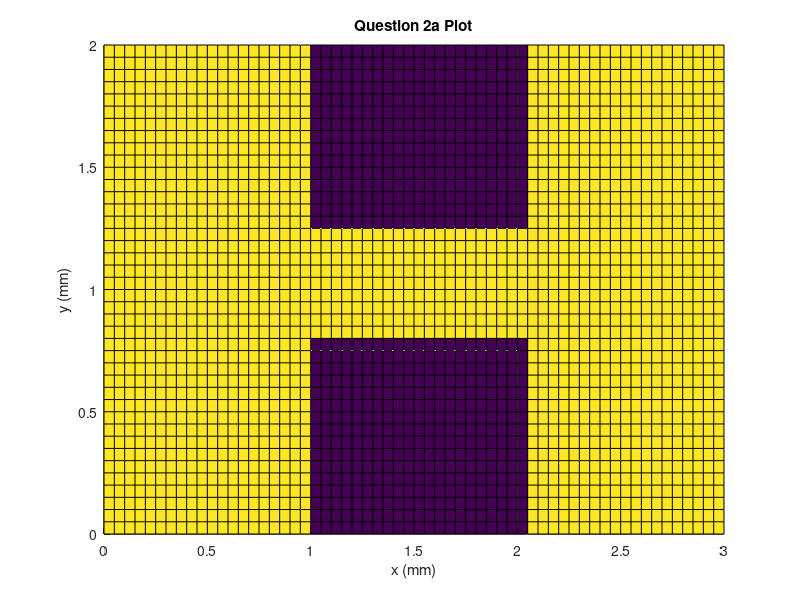
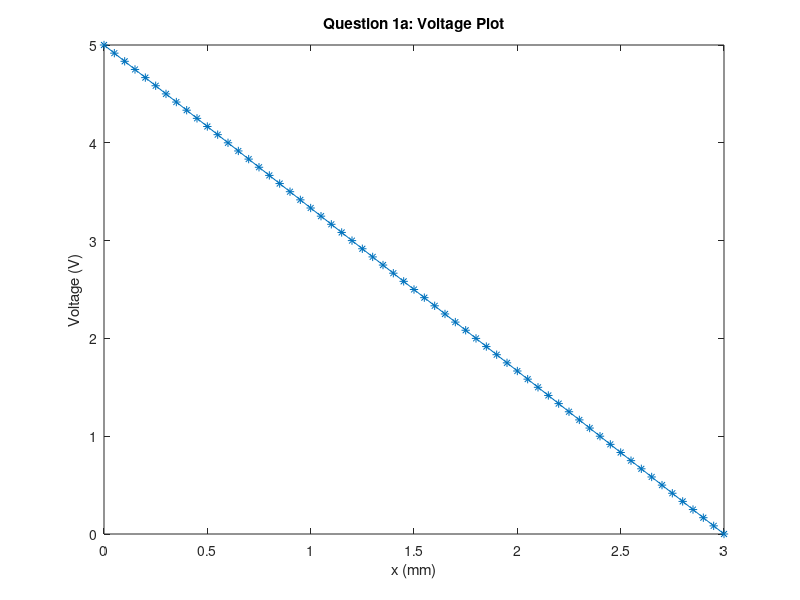
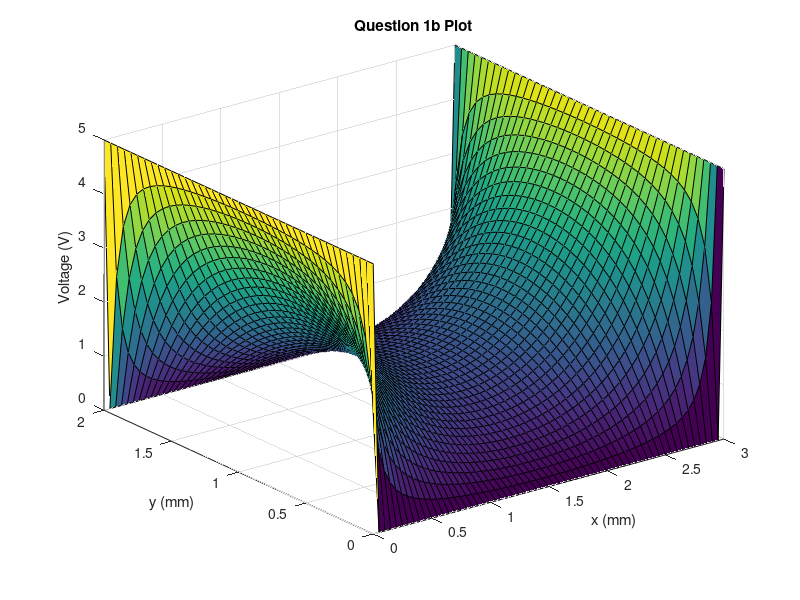
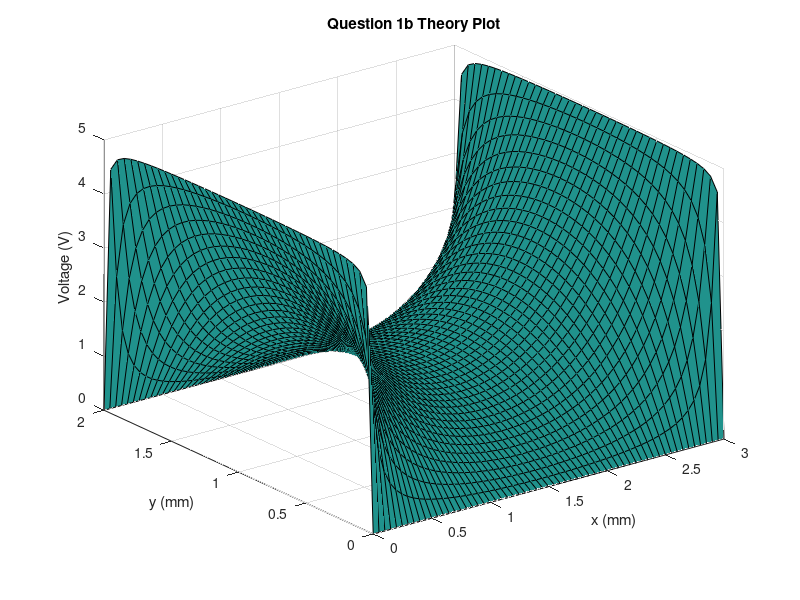

The MATLAB source for these figures, in order: (Note: a time limit stopped this script after it produced the figures.)
function [] = assignment2()
clear
clc
close all

board.h = 0.05; %mm
board.L = 3; %mm
board.W = 2; %mm
board.Vo = 5; %V
board.Lb = 1; %mm
board.Wb = 0.75; %mm
board.sigBox = 1e-2; %S
board.sigOut = 1; %s
board = initializeBoard(board,true);

question1A(board);
question1b(board);
question1bTheory(board);
question2a(board,true);
board.h = 0.1; %mm
board = initializeBoard(board);
question2b(board);
question2c(board);
question2d(board);

end

function [] = question2b(board)
N = 100;
x = linspace(0.05,1,N);
y = zeros(1,N);
for n = 1:N
    board.h = x(n);
    board = initializeBoard(board);    
    y(n) = question2a(board);
end
h = figure;
plot(x,y,'*-');
xlabel('Mesh Size (mm)');
ylabel('Current (I)');
title('Question 2b: Current vs Mesh Size');
grid on;
saveas(h,'2b.png');

end

function [] = question2c(board)
N = 100;
x = linspace(0,board.W,N);
y = zeros(1,N);
for n = 1:N
    board.Wb = (board.W - x(n))/2;
    board = initializeBoard(board);    
    y(n) = question2a(board);
end
h = figure;
plot(x,y,'*-');
xlabel('Bottle Neck Width (mm)');
ylabel('Current (I)');
title('Question 2c: Current vs Bottle Neck Width');
grid on;
saveas(h,'2c.png');
end

function [] = question2d(board)
N = 100000;
x = zeros(1,N);
y = zeros(1,N);

currentPercent = 0;
tic;
for n = 1:N
    board.sigBox = generateRand(0,1);
    board.Wb = generateRand(0,board.W/2);
    board.Lb = generateRand(0,board.L);
    board = initializeBoard(board); 
    x(n) = board.sigAv;
    y(n) = question2a(board);
    
    tmp = floor(n*100/N);
    if tmp > currentPercent
        currDuration = toc;
        ETR = currDuration*(N-n)/n;
        fprintf('%d %% Complete, ETR: %f min\n',tmp,ETR/60);
        currentPercent = tmp;
    end
end
h = figure;
plot(x,y,'.');
xlabel('Conductivity (S)');
ylabel('Current (I)');
title('Question 2d: Current vs Average Conductivity');
grid on;
saveas(h,'2d.png');
end

function [out] = generateRand(a,b)
    out = rand()*(b-a) + a;
end

function [board] = initializeBoard(board,createPlot)
if nargin == 1
   createPlot = false; 
end

board.x = 0:board.h:board.L;
board.Nx = length(board.x);
board.y = 0:board.h:board.W;
board.Ny = length(board.y);
[board.X,board.Y] = meshgrid(board.x,board.y);
board.N = board.Nx*board.Ny;
board.sig = zeros(board.Ny,board.Nx);
board.xlim = [(board.L - board.Lb)/2,(board.L + board.Lb)/2];
board.ylim = [board.Wb,board.W - board.Wb];
I = board.X >= board.xlim(1) & board.X <= board.xlim(2) & ~(board.Y > board.ylim(1) & board.Y < board.ylim(2));
board.sig(I) = board.sigBox;
board.sig(~I) = board.sigOut;
board.sigAv = mean(board.sig,'all');

if ~createPlot
   return; 
end

h = figure;
surf(board.X,board.Y,board.sig);
xlabel('x (mm)');
ylabel('y (mm)');
zlabel('Conductance (S)');
title('Question 2a Plot');
view(0,90)
saveas(h,'2aS.png');
end

function [] = question1A(board)
G = spalloc(board.Nx,board.Nx,board.Nx*5);
B = zeros(board.Nx,1);
for n = 1:board.Nx
    if n == 1
        B(n) = board.Vo;
        G(n,n) = 1;
    elseif n == board.Nx
        B(n) = 0;
        G(n,n) = 1;
    else
        B(n) = 0;
        G(n,n) = -2;
        G(n,n + 1) = 1;
        G(n,n - 1) = 1;
    end
end

V = mldivide(G,B);
h = figure;
plot(board.x,V,'*-')
xlabel('x (mm)');
ylabel('Voltage (V)');
title('Question 1a: Voltage Plot');
saveas(h,'1a.png');
end

function [V] = question1b(board)
G = spalloc(board.N,board.N,board.N*5);
B = zeros(board.N,1);
for n = 1:board.N
    curr.n = n;
    [curr.y,curr.x] = getPosSpace(board.Nx,curr.n);
    if curr.x == 1 || curr.x == board.Nx
        B(curr.n) = board.Vo;
        G = assignG(board,curr,G,[0,0],1);
    elseif curr.y == 1 || curr.y == board.Ny
        G = assignG(board,curr,G,[0,0],1);
        B(curr.n) = 0;
    else
        G = assignG(board,curr,G,[0,0],-4);
        G = assignG(board,curr,G,[-1,0],1);
        G = assignG(board,curr,G,[+1,0],1);
        G = assignG(board,curr,G,[0,-1],1);
        G = assignG(board,curr,G,[0,+1],1);
        B(n) = 0;
    end
end

V = mldivide(G,B);
V = reshape(V,[board.Nx,board.Ny])';
h = figure;
surf(board.X,board.Y,V);
xlabel('x (mm)');
ylabel('y (mm)');
zlabel('Voltage (V)');
title('Question 1b Plot');
saveas(h,'1b.png');
end

function [] = question1bTheory(board)
V = zeros(board.Ny,board.Nx);
h = figure;
ax = subplot(1,1,1,'parent',h);
plt = surf(ax,board.X,board.Y,V);
xlabel(ax,'x (mm)');
ylabel(ax,'y (mm)');
zlabel(ax,'Voltage (V)');
title(ax,'Question 1b Theory Plot');

a = board.W;
b = board.L/2;
x = board.X - board.L/2;
y = board.Y;
for n = 1:2:79
    V = V + (4.*board.Vo./pi).*(cosh(n.*pi.*x./a)).*(sin(n.*pi.*y./a))./(n.*(cosh(n.*pi.*b./a)));
end
set(plt,'ZData',V);
saveas(h,'1bT.png');
end

function [I] = question2a(board,createPlot)
if nargin == 1
    createPlot = false;
end

G = spalloc(board.N,board.N,board.N*5);
B = zeros(board.N,1);
val = zeros(1,4);
for n = 1:board.N
    curr.n = n;
    [curr.y,curr.x] = getPosSpace(board.Nx,curr.n);
    if curr.x == 1
        B(curr.n) = board.Vo;
        G = assignG(board,curr,G,[0,0],1);
    elseif curr.x == board.Nx
        B(curr.n) = 0;
        G = assignG(board,curr,G,[0,0],1);
    elseif curr.y == 1
        [G,val(1)] = assignG(board,curr,G,[1,0]);
        [G,val(2)] = assignG(board,curr,G,[0,-1]);
        [G,val(3)] = assignG(board,curr,G,[0,+1]);
         G = assignG(board,curr,G,[0,0],-sum(val(1:3)));
        B(curr.n) = 0;
    elseif curr.y == board.Ny
        [G,val(1)] = assignG(board,curr,G,[-1,0]);
        [G,val(2)] = assignG(board,curr,G,[0,-1]);
        [G,val(3)] = assignG(board,curr,G,[0,+1]);
        G = assignG(board,curr,G,[0,0],-sum(val(1:3)));
        B(curr.n) = 0;
    else
        [G,val(1)] = assignG(board,curr,G,[-1,0]);
        [G,val(2)] = assignG(board,curr,G,[1,0]);
        [G,val(3)] = assignG(board,curr,G,[0,-1]);
        [G,val(4)] = assignG(board,curr,G,[0,+1]);
        G = assignG(board,curr,G,[0,0],-sum(val));
        B(curr.n) = 0;
    end
end

V = mldivide(G,B);
V = reshape(V,[board.Nx,board.Ny])';
[Ex,Ey] = gradient(V,board.h);
Ex = -Ex;
Ey = -Ey;
Jx = Ex.*board.sig;
Jy = Ey.*board.sig;
I = mean(Jx,'all')*board.W;

if ~createPlot
   return; 
end

tmp = zeros(board.Ny,board.Nx);

h = figure;
surf(board.X,board.Y,V);
xlabel('x (mm)');
ylabel('y (mm)');
zlabel('Voltage (V)');
title('Question 2a: Voltage Plot');
view(25,20)
saveas(h,'2aV.png');

h = figure;
quiver(board.X,board.Y,Ex,tmp);
hold on
drawLines(board);
axis([0,board.L,0,board.W]);
xlabel('x (mm)');
ylabel('y (mm)');
title('Question 2a: Ex Plot');
grid on
saveas(h,'2aEx.png');

h = figure;
quiver(board.X,board.Y,tmp,Ey);
hold on
drawLines(board);
axis([0,board.L,0,board.W]);
xlabel('x (mm)');
ylabel('y (mm)');
title('Question 2a: Ey Plot');
grid on
saveas(h,'2aEy.png');

h = figure;
quiver(board.X,board.Y,Jx,Jy);
hold on
drawLines(board);
axis([0,board.L,0,board.W]);
xlabel('x (mm)');
ylabel('y (mm)');
title('Question 2a: Current Density Plot');
grid on
saveas(h,'2aJ.png');
end

function [] = drawLines(board)
x = [0,board.xlim(1),board.xlim(1),board.xlim(2),board.xlim(2),board.L,board.L,board.xlim(2),board.xlim(2),board.xlim(1),board.xlim(1),0,0];
y = [0,0,board.ylim(1),board.ylim(1),0,0,board.W,board.W,board.ylim(2),board.ylim(2),board.W,board.W,0];
line(x,y,'Color','k');
end

function [G,val] = assignG(board,curr,G,delta,val)
eq = getEqSpace(board.Nx,curr.y + delta(1),curr.x + delta(2));
if eq <= 0 || eq > board.N
    return;
end
if nargin == 4
    val = mean(board.sig(curr.y + [0,delta(1)],curr.x + [0,delta(2)]),'all');
end
G(curr.n,eq) = val;
end

function [eq] = getEqSpace(nx,yPos,xPos)
eq = xPos + (yPos-1)*nx;
end

function [yPos,xPos] = getPosSpace(nx,eq)
xPos = mod(eq-1,nx)+1;
yPos = floor((eq-1)/nx) + 1;
end
